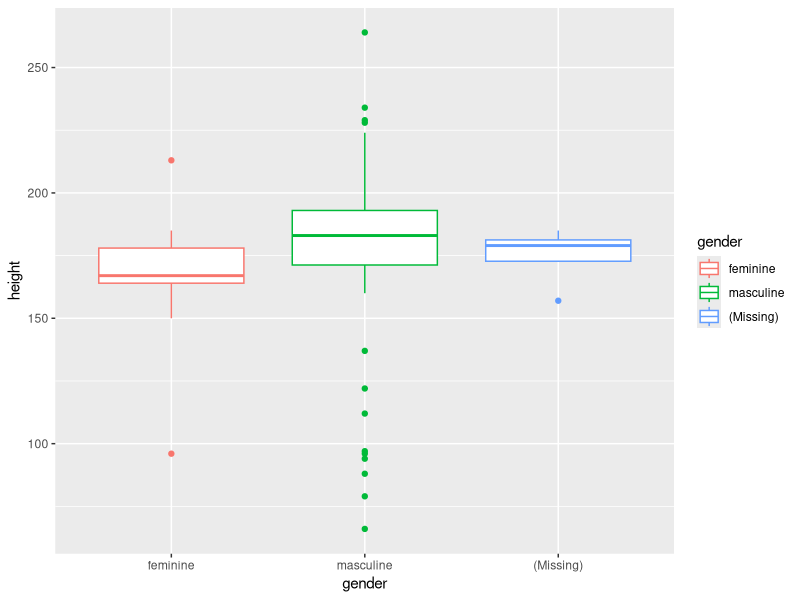

The R script that drew this image:
## ---- chunk 1
knitr::opts_chunk$set(echo = TRUE, collapse = TRUE)
## ---- chunk 2
library(tidyverse)
## ---- chunk 3
#base para exemplo
  airquality[1:5,] 

#exemplo: exclusão das linhas identificadas com NA
  airquality[1:5,] %>% drop_na() 
  airquality[1:5,] %>% fill(c(Ozone, Solar.R)) 
  airquality[1:5,] %>% replace_na(list(Ozone=0, Solar.R=0)) 

## ---- chunk 4
starwars %>% 
    #mutate(index_blue = ifelse(skin_color == "blue", "linhas com", "linhas sem")) %>% 
    mutate(index_blue = ifelse( str_detect(skin_color, "blue") ,
                                "linhas com", "linhas sem")) %>% 
    group_by(index_blue) %>% 
    count
## ---- chunk 5
#base para exemplo
  fruit %>% 
    enframe %>% #versão tibble para vetores
    glimpse

#exemplo: obtenção da quantidade de palavras contendo a string "berry"
  fruit %>% 
    str_count("berry") %>% 
    sum()
    
## ---- chunk 6
#exemplo: retorna erro por não ser uma data válida
  birthday <- lubridate::dmy("29/02/1971")
  
#data ok
  birthday <- lubridate::dmy("29/02/1972"); birthday
  
#carregando `lubridate`, tornando o prefixo `lubridate::` desnecessário
  library(lubridate)
  
#obtenção do dia da semana da data especificada
  wday(birthday, label = TRUE)

## ---- chunk 7
data_string <- "21-10-2015"
class(data_string)
## [1] "character"

data_date <- date(data_string)
class(data_date)
## [1] "Date"
data_date
## [1] "0021-10-20"

data_as_date <- as_date(data_string)
## Warning: All formats failed to parse. No formats found.
class(data_as_date)
## [1] "Date"
data_as_date
## [1] NA

data_mdy <- dmy(data_string)
class(data_mdy)
## [1] "Date"
data_mdy
## [1] "2015-10-21"
## ---- chunk 8
#lubridate::

library(lubridate)

dmy(21102015)
## [1] "2015-10-21"
dmy("21102015")
## [1] "2015-10-21"
dmy("21/10/2015")
## [1] "2015-10-21"
dmy("21.10.2015")
## [1] "2015-10-21"

temp1 <- ymd_hms("2010-08-03 00:50:50") ; temp1
temp2 <- date(temp1) - today() ; temp2
temp3 <- temp1 + months(3) + weeks(1) ; temp3

rm(temp1, temp2, temp3)
## ---- chunk 9
#base para exemplo
  gss_cat %>% glimpse

#exemplo: contabilizando a quantidade de raças declaradas 
  gss_cat$race %>% 
  fct_count() 
## ---- chunk 10
starwars %>% 
  mutate(gender = fct_explicit_na(gender)) %>% 
  group_by(gender) %>% 
  count
## # A tibble: 3 x 2
## # Groups:   gender [3]
##   gender        n
##   <fct>     <int>
## 1 feminine     17
## 2 masculine    66
## 3 (Missing)     4

starwars %>% 
    mutate(gender = fct_explicit_na(gender)) %>% 
    mutate(gender = fct_relevel(gender)) %>% 
    ggplot(aes(gender, height, color = gender)) + 
    geom_boxplot()
